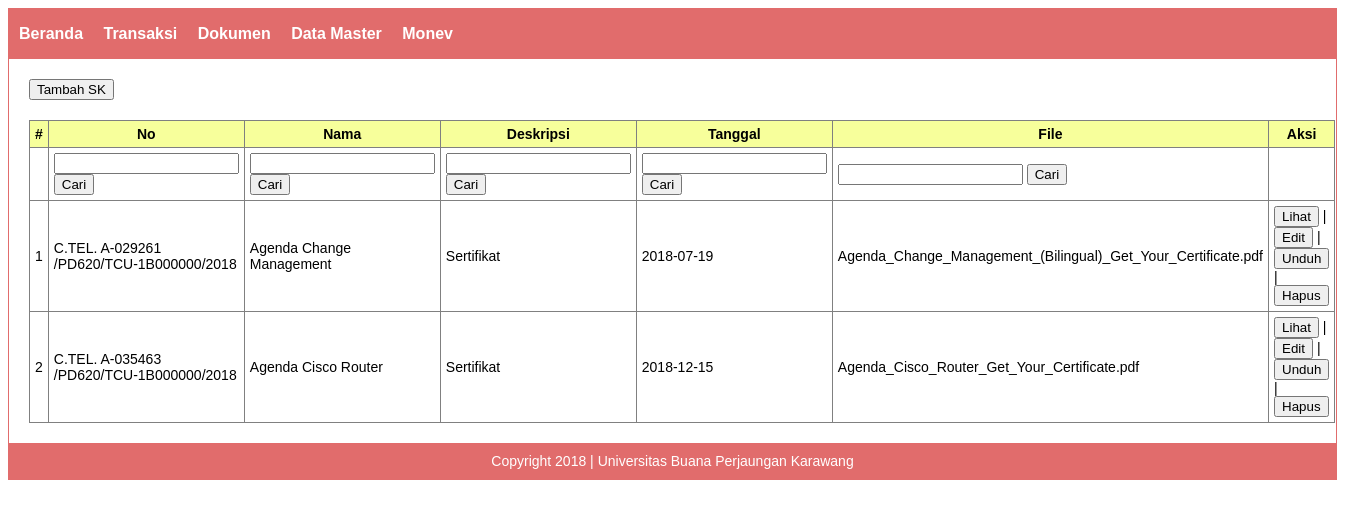
/index.php/sk/view, run on the app's committed database.
### tables this page shows
CREATE TABLE `dokumen_sk` (
  `id_sk` int(11) NOT NULL,
  `no_sk` varchar(255) NOT NULL,
  `nama_sk` varchar(255) NOT NULL,
  `deskripsi` text NOT NULL,
  `tanggal_sk` date NOT NULL,
  `file` text NOT NULL
);

### application/controllers/Sk.php (called while the page is built, shortened)
<?php
class Sk extends CI_Controller {
    function __construct()
    {
        $this->load->model('sk_m', 'sk');
    }
    public function view()
    {
        $query = $this->sk->get();
        $data = array (
            'header' => 'Dokumen SK',
            'sk' => $query->result()
        );
        $this->load->view('_header', $data);
        $this->load->view('tampil_sk');
        $this->load->view('_footer');
    }
}

### index.php (called while the page is built, shortened)
<?php
require_once BASEPATH.'core/CodeIgniter.php';

### application/models/Sk_m.php (called while the page is built, shortened)
<?php
class Sk_m extends CI_Model {
    public function get($id = null){
        $filter_no = $this->input->get('cari_no');
        $this->db->like('no_sk', $filter_no);
        $filter_nama = $this->input->get('cari_nama');
        $this->db->like('nama_sk', $filter_nama);
        $filter_deskripsi = $this->input->get('cari_deskripsi');
        $this->db->like('deskripsi', $filter_deskripsi);
        $filter_tanggal = $this->input->get('cari_tanggal');
        $this->db->like('tanggal_sk', $filter_tanggal);
        $filter_file = $this->input->get('cari_file');
        $this->db->like('file', $filter_file);
        $this->db->select('*');
        $this->db->from('dokumen_sk');
        $query = $this->db->get();
        return $query;
    }
}

### application/views/tampil_sk.php (the view)
<div style="margin-bottom: 20px;">
    <a href="<?=site_url('sk/add');?>"><button class="btn">Tambah SK</button></a>
</div>
<div>
    <table class="data" border="1px">
        <tr>
            <th>#</th>
            <th>No </th>
            <th>Nama </th>
            <th>Deskripsi</th>
            <th>Tanggal</th>
            <th>File</th>
            <th>Aksi</th>
        </tr>
        <tr>
            <td></td>
            <td>
                <form action="">
                    <input type="text" name="cari_no">
                    <button class="btn">Cari</button>
                </form>
            </td>
            <td>
                <form action="">
                    <input type="text" name="cari_nama">
                    <button class="btn">Cari</button>
                </form>
            </td>
            <td>
                <form action="">
                    <input type="text" name="cari_deskripsi">
                    <button class="btn">Cari</button>
                </form>
            </td>
            <td>
                <form action="">
                    <input type="text" name="cari_tanggal">
                    <button class="btn">Cari</button>
                </form>
            </td>
            <td>
                <form action="">
                    <input type="text" name="cari_file">
                    <button class="btn">Cari</button>
                </form>
            </td>
            <td></td>
        </tr>
        <?php
        $no = 1;
            foreach ($sk as $b => $row) {
        ?>
        <tr>
            <td><?=$no++;?></td>
            <td><?=$row->no_sk;?></td>
            <td><?=$row->nama_sk;?></td>
            <td><?=$row->deskripsi;?></td>
            <td><?=$row->tanggal_sk;?></td>
            <td><?=$row->file;?></td>
            <td>
                <a href="<?=site_url('sk/see/'.$row->id_sk);?>"><button class="btn">Lihat</button></a> |
                <a href="<?=site_url('sk/edit/'.$row->id_sk);?>"><button class="btn">Edit</button></a> |
                <a href="<?=site_url('sk/download/'.$row->id_sk);?>"><button class="btn">Unduh</button></a> |
                <a href="<?=site_url('sk/del/'.$row->id_sk);?>" onclick="return confirm('Apakah kamu yakin ?')"><button class="btn">Hapus</button></a>
            </td>
        </tr>
        <?php } ?>
    </table>
</div>

### application/views/_header.php (style rules this page uses)
body { font-family: sans-serif, arial; font-size: 14px; }
table.data { border-collapse: collapse; }
table.data th { background-color: #f7ff9b; }
table.data th, table.data td { padding: 5px; }
.btn { cursor: pointer; }

### data on the page
dokumen_sk: no_sk "C.TEL. A-029261 /PD620/TCU-1B000000/2018", nama_sk "Agenda Change Management", deskripsi "Sertifikat", tanggal_sk "2018-07-19", file "Agenda_Change_Management_(Bilingual)_Get_Your_Certificate.pdf"
dokumen_sk: no_sk "C.TEL. A-035463 /PD620/TCU-1B000000/2018", nama_sk "Agenda Cisco Router", deskripsi "Sertifikat", tanggal_sk "2018-12-15", file "Agenda_Cisco_Router_Get_Your_Certificate.pdf"
